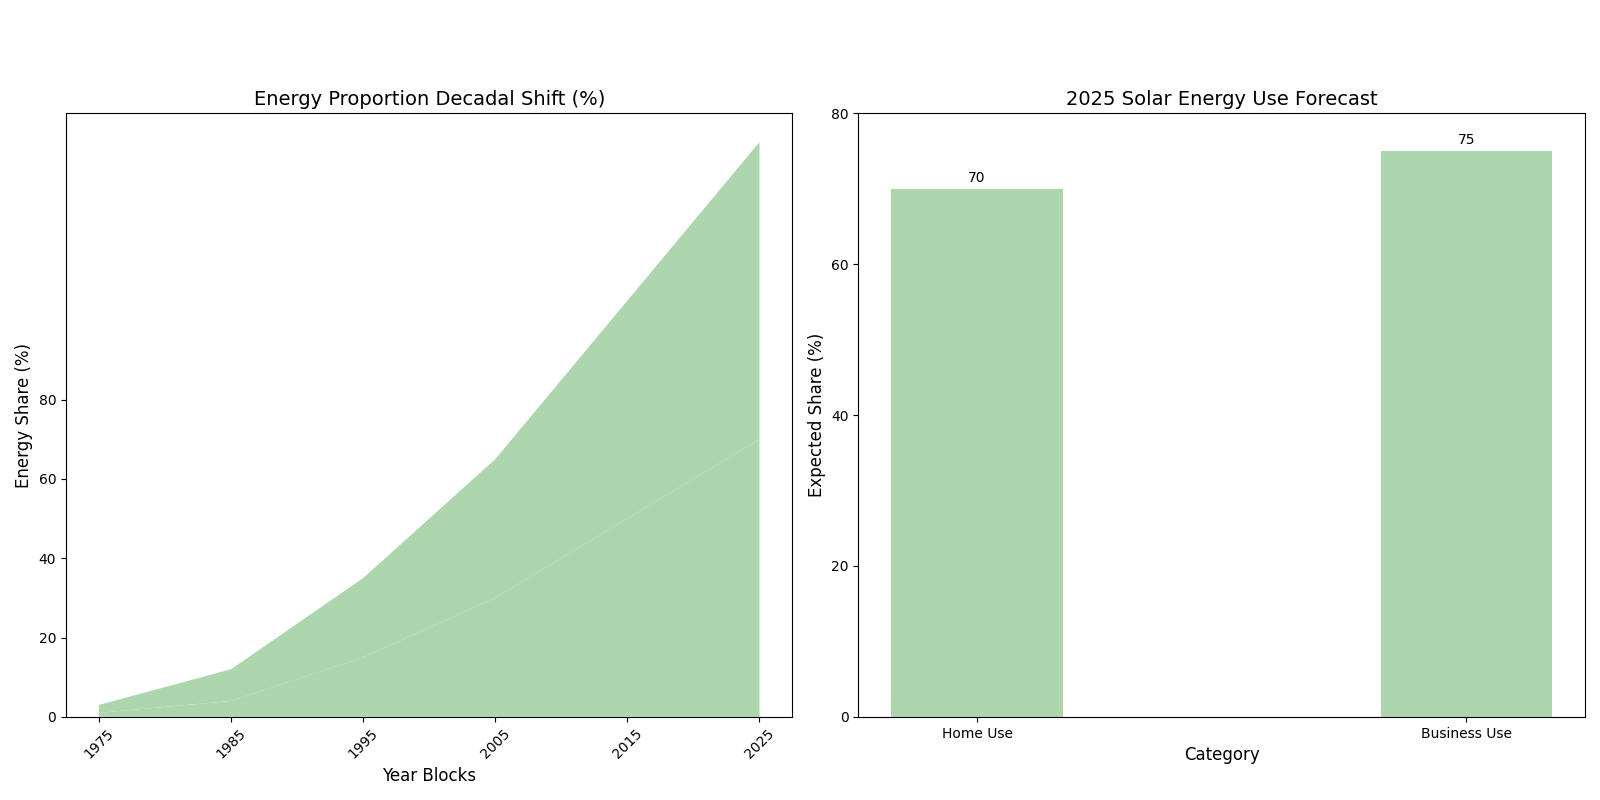

The Python source for this figure:
import matplotlib.pyplot as plt
import numpy as np

decades = np.arange(1975, 2030, 10)
residential_solar = [1, 4, 15, 30, 50, 70]
commercial_solar = [2, 8, 20, 35, 55, 75]
area_data = np.vstack([residential_solar, commercial_solar])

single_color = '#99cc99'

fig, axes = plt.subplots(1, 2, figsize=(16, 8))
fig.suptitle('U.S. Solar Energy Uptake Journey (1975-2025)', fontsize=16, fontweight='bold', y=1.05)

# Stacked Area Chart
ax1 = axes[0]
ax1.stackplot(decades, area_data, colors=[single_color]*2, alpha=0.8)
ax1.set_title('Energy Proportion Decadal Shift (%)', fontsize=14)
ax1.set_xlabel('Year Blocks', fontsize=12)
ax1.set_ylabel('Energy Share (%)', fontsize=12)
ax1.set_xticks(decades)
ax1.set_yticks(np.arange(0, 81, 20))
ax1.tick_params(axis='x', rotation=45)

# Bar Chart for 2025 Projection
bar_width = 0.35
categories = ['Home Use', 'Business Use']
usage_perc_2025 = [70, 75]

ax2 = axes[1]
bars = ax2.bar(categories, usage_perc_2025, bar_width, color=single_color, alpha=0.8)
ax2.set_title('2025 Solar Energy Use Forecast', fontsize=14)
ax2.set_xlabel('Category', fontsize=12)
ax2.set_ylabel('Expected Share (%)', fontsize=12)
ax2.set_yticks(np.arange(0, 81, 20))
ax2.bar_label(bars, padding=3)

plt.tight_layout(rect=[0, 0, 1, 0.95])
plt.show()
